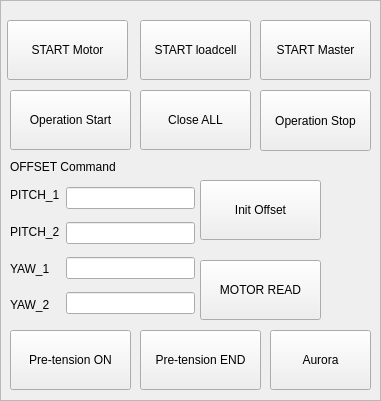
     <widget class="QFrame" name="frame_2">
      <property name="geometry">
       <rect>
        <x>20</x>
        <y>120</y>
        <width>381</width>
        <height>401</height>
       </rect>
      </property>
      <property name="frameShape">
       <enum>QFrame::StyledPanel</enum>
      </property>
      <property name="frameShadow">
       <enum>QFrame::Raised</enum>
      </property>
      <widget class="QPushButton" name="STARTbutton">
       <property name="geometry">
        <rect>
         <x>7</x>
         <y>20</y>
         <width>121</width>
         <height>60</height>
        </rect>
       </property>
       <property name="text">
        <string>START Motor</string>
       </property>
      </widget>
      <widget class="QLabel" name="label_11">
       <property name="geometry">
        <rect>
         <x>10</x>
         <y>150</y>
         <width>141</width>
         <height>35</height>
        </rect>
       </property>
       <property name="text">
        <string>&lt;html&gt;&lt;head/&gt;&lt;body&gt;&lt;p&gt;OFFSET Command&lt;/p&gt;&lt;/body&gt;&lt;/html&gt;</string>
       </property>
      </widget>
      <widget class="QWidget" name="layoutWidget_3">
       <property name="geometry">
        <rect>
         <x>10</x>
         <y>180</y>
         <width>185</width>
         <height>141</height>
        </rect>
       </property>
       <layout class="QHBoxLayout" name="horizontalLayout_3">
        <item>
         <layout class="QVBoxLayout" name="verticalLayout_6">
          <item>
           <widget class="QLabel" name="label_12">
            <property name="text">
             <string>&lt;html&gt;&lt;head/&gt;&lt;body&gt;&lt;p&gt;PITCH_1&lt;/p&gt;&lt;/body&gt;&lt;/html&gt;</string>
            </property>
           </widget>
          </item>
          <item>
           <widget class="QLabel" name="label_17">
            <property name="text">
             <string>&lt;html&gt;&lt;head/&gt;&lt;body&gt;&lt;p&gt;PITCH_2&lt;/p&gt;&lt;/body&gt;&lt;/html&gt;</string>
            </property>
           </widget>
          </item>
          <item>
           <widget class="QLabel" name="label_20">
            <property name="text">
             <string>&lt;html&gt;&lt;head/&gt;&lt;body&gt;&lt;p&gt;YAW_1&lt;/p&gt;&lt;/body&gt;&lt;/html&gt;</string>
            </property>
           </widget>
          </item>
          <item>
           <widget class="QLabel" name="label_21">
            <property name="text">
             <string>&lt;html&gt;&lt;head/&gt;&lt;body&gt;&lt;p&gt;YAW_2&lt;/p&gt;&lt;/body&gt;&lt;/html&gt;</string>
            </property>
           </widget>
          </item>
         </layout>
        </item>
        <item>
         <layout class="QVBoxLayout" name="verticalLayout_5">
          <item>
           <widget class="QLineEdit" name="offsetvalue_m1"/>
          </item>
          <item>
           <widget class="QLineEdit" name="offsetvalue_m2"/>
          </item>
          <item>
           <widget class="QLineEdit" name="offsetvalue_m3"/>
          </item>
          <item>
           <widget class="QLineEdit" name="offsetvalue_m4"/>
          </item>
         </layout>
        </item>
       </layout>
      </widget>
      <widget class="QPushButton" name="STARTbutton_2">
       <property name="geometry">
        <rect>
         <x>140</x>
         <y>20</y>
         <width>111</width>
         <height>60</height>
        </rect>
       </property>
       <property name="text">
        <string>START loadcell</string>
       </property>
      </widget>
      <widget class="QPushButton" name="close_all">
       <property name="geometry">
        <rect>
         <x>140</x>
         <y>90</y>
         <width>111</width>
         <height>60</height>
        </rect>
       </property>
       <property name="text">
        <string>Close ALL</string>
       </property>
      </widget>
      <widget class="QPushButton" name="operation_start">
       <property name="geometry">
        <rect>
         <x>10</x>
         <y>90</y>
         <width>121</width>
         <height>60</height>
        </rect>
       </property>
       <property name="text">
        <string>Operation Start</string>
       </property>
      </widget>
      <widget class="QPushButton" name="each_send">
       <property name="geometry">
        <rect>
         <x>200</x>
         <y>180</y>
         <width>121</width>
         <height>60</height>
        </rect>
       </property>
       <property name="text">
        <string>Init Offset</string>
       </property>
      </widget>
      <widget class="QPushButton" name="read_motor">
       <property name="geometry">
        <rect>
         <x>200</x>
         <y>260</y>
         <width>121</width>
         <height>60</height>
        </rect>
       </property>
       <property name="text">
        <string>MOTOR READ</string>
       </property>
      </widget>
      <widget class="QPushButton" name="pretension_click">
       <property name="geometry">
        <rect>
         <x>10</x>
         <y>330</y>
         <width>121</width>
         <height>60</height>
        </rect>
       </property>
       <property name="text">
        <string>Pre-tension ON</string>
       </property>
      </widget>
      <widget class="QPushButton" name="pretension_end_click">
       <property name="geometry">
        <rect>
         <x>140</x>
         <y>330</y>
         <width>121</width>
         <height>60</height>
        </rect>
       </property>
       <property name="text">
        <string>Pre-tension END</string>
       </property>
      </widget>
      <widget class="QPushButton" name="STARTbutton_3">
       <property name="geometry">
        <rect>
         <x>260</x>
         <y>20</y>
         <width>111</width>
         <height>60</height>
        </rect>
       </property>
       <property name="text">
        <string>START Master</string>
       </property>
      </widget>
      <widget class="QPushButton" name="operation_stop">
       <property name="geometry">
        <rect>
         <x>260</x>
         <y>90</y>
         <width>111</width>
         <height>61</height>
        </rect>
       </property>
       <property name="text">
        <string>Operation Stop</string>
       </property>
      </widget>
      <widget class="QPushButton" name="aurora_start">
       <property name="geometry">
        <rect>
         <x>270</x>
         <y>330</y>
         <width>101</width>
         <height>60</height>
        </rect>
       </property>
       <property name="text">
        <string>Aurora</string>
       </property>
      </widget>
     </widget>
